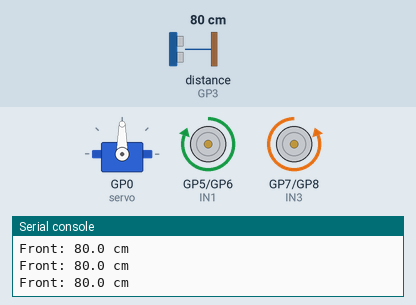
A program run on a simulated Raspberry Pi Pico running MicroPython. On the bench: servo, motor-driver pin pairs drawn as motors (green arrow = first pin HIGH = forward, orange = second pin HIGH = backward, longer = more drive), the last lines printed to the serial console. Inputs (shaded band) come from the test bench; at power-on: distance to the obstacle (sensor on GP3) 80 cm. The echo pulse lasts 58.3 µs per cm; servo angles are drawn from the pulse width (0.5 ms = 0°, 2.5 ms = 180°).

Above: at 2.2 s.
2.3 s: distance to the obstacle (sensor on GP3) set to 23 cm
3.8 s: distance to the obstacle (sensor on GP3) set to 17 cm
At 3.96 s:
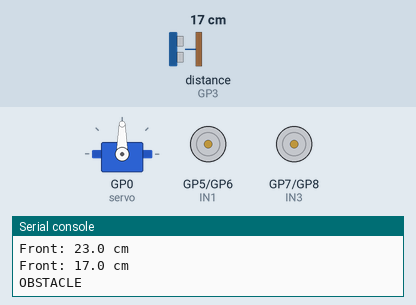
At 5.1 s:
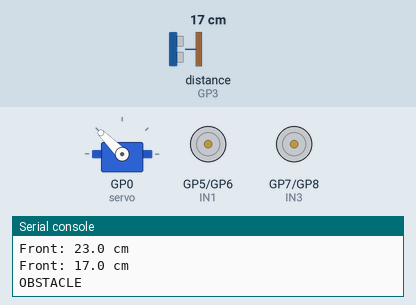
6.8 s: distance to the obstacle (sensor on GP3) set to 2 cm
9.8 s: distance to the obstacle (sensor on GP3) set to 35 cm
12.8 s: distance to the obstacle (sensor on GP3) set to 4 cm
At 15.7 s:
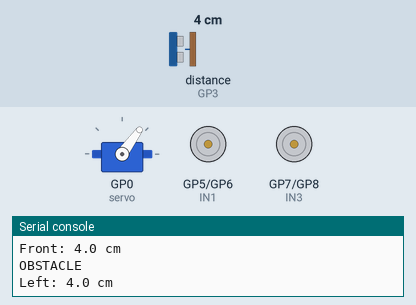
Timing chart, 0 to 16.8 s (numbered marks = the images above; inputs shaded):
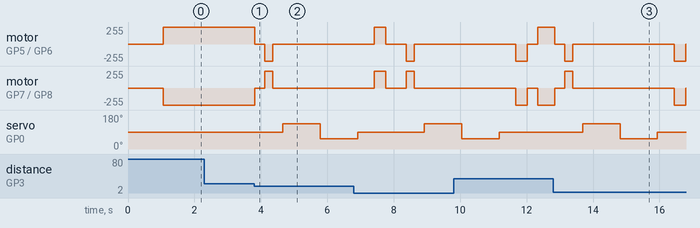

Measured:
- the behaviour switches between 21 and 20 cm on distance to the obstacle (sensor on GP3) (found by bisection; images 0 and 1)
- after the input at 3.8 s, motor on GP5 (IN1) / GP6 (IN2): forward 255/255 → stopped at once, → backward 255/255 0.30 s later, → stopped 0.25 s later; motor on GP7 (IN3) / GP8 (IN4): backward 255/255 → stopped at once, → forward 255/255 0.30 s later, → stopped 0.25 s later; servo on GP0 (servo): 90° → 135° after 0.86 s, → 54° 1.1 s later

The program:

main.py
```python
from machine import Pin, PWM, time_pulse_us
from time import sleep, sleep_us

# Servo
servo = PWM(Pin(0))
servo.freq(50)

def set_servo(angle):
    min_us = 600
    max_us = 2400

    pulse = min_us + (angle / 180) * (max_us - min_us)
    duty = int(pulse / 20000 * 65535)

    servo.duty_u16(duty)

# HC-SR04, TRIG: GP2, ECHO: GP3 through 2.2k / 2.2k voltage divider

TRIG = Pin(2, Pin.OUT)
ECHO = Pin(3, Pin.IN)


def distance_cm():
    # Minimum delay between ultrasonic measurements
    sleep_us(60000)

    TRIG.value(0)
    sleep_us(5)

    TRIG.value(1)
    sleep_us(10)
    TRIG.value(0)

    duration = time_pulse_us(ECHO, 1, 40000)

    if duration < 0:
        return None

    distance = duration * 0.0343 / 2

    if distance < 2 or distance > 400:
        return None

    return distance


def get_distance():
    # Try up to three times
    for _ in range(3):
        distance = distance_cm()

        if distance is not None:
            return distance

        sleep(0.05)

    return None


def measure_direction(angle):
    set_servo(angle)
    sleep(0.7)

    measurements = []

    for _ in range(3):
        distance = get_distance()

        if distance is not None:
            measurements.append(distance)

        sleep(0.08)

    if not measurements:
        return 0

    return sum(measurements) / len(measurements)


# L298N MOTOR DRIVER: GP5 -> IN1, GP6 -> IN2, GP7 -> IN3, GP8 -> IN4

# RIGHT MOTOR:
# OUT1 -> +
# OUT2 -> -
# LEFT MOTOR:
# OUT4 -> +
# OUT3 -> -

IN1 = Pin(5, Pin.OUT)
IN2 = Pin(6, Pin.OUT)

IN3 = Pin(7, Pin.OUT)
IN4 = Pin(8, Pin.OUT)


def forward():
    # RIGHT MOTOR forward
    IN1.value(1)
    IN2.value(0)

    # LEFT MOTOR forward
    IN3.value(0)
    IN4.value(1)


def backward():
    # RIGHT MOTOR backward
    IN1.value(0)
    IN2.value(1)

    # LEFT MOTOR backward
    IN3.value(1)
    IN4.value(0)


def turn_left():
    # RIGHT MOTOR forward
    IN1.value(1)
    IN2.value(0)

    # LEFT MOTOR backward
    IN3.value(1)
    IN4.value(0)


def turn_right():
    # RIGHT MOTOR backward
    IN1.value(0)
    IN2.value(1)

    # LEFT MOTOR forward
    IN3.value(0)
    IN4.value(1)


def stop():
    IN1.value(0)
    IN2.value(0)

    IN3.value(0)
    IN4.value(0)

CENTER = 90
LEFT_ANGLE = 140
RIGHT_ANGLE = 50

STOP_DISTANCE = 20

BACK_TIME = 0.25
TURN_TIME = 0.35

stop()

set_servo(CENTER)
sleep(1)


# main loop

while True:

    front_distance = get_distance()

    # No valid ultrasonic reading
    if front_distance is None:
        print("No echo")

        stop()
        sleep(0.2)

        continue

    print("Front:", round(front_distance, 1), "cm")

    if front_distance > STOP_DISTANCE:
        forward()

    # obstacle detected

    else:
        print("OBSTACLE")

        stop()
        sleep(0.3)

        # Move slightly backward
        backward()
        sleep(BACK_TIME)

        stop()
        sleep(0.3)

        # Look left
        left_distance = measure_direction(LEFT_ANGLE)

        print(
            "Left:",
            round(left_distance, 1),
            "cm"
        )

        # Look right
        right_distance = measure_direction(RIGHT_ANGLE)

        print(
            "Right:",
            round(right_distance, 1),
            "cm"
        )

        # Return sensor to center
        set_servo(CENTER)
        sleep(0.5)

        # Choose clearer direction
        if left_distance > right_distance:

            print("TURN LEFT")

            turn_left()
            sleep(TURN_TIME)

        else:

            print("TURN RIGHT")

            turn_right()
            sleep(TURN_TIME)

        stop()
        sleep(0.25)
```
